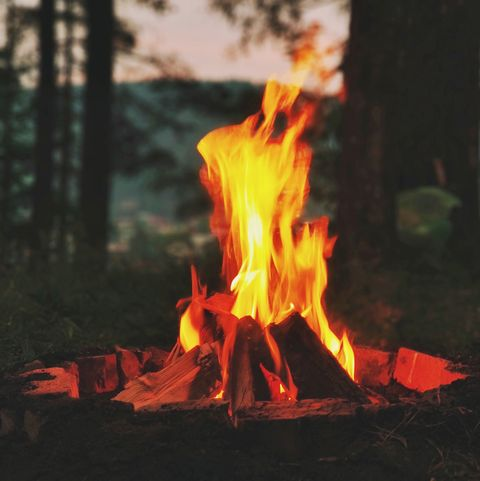
#> input picture CODE/BLOCKS/fire.jpg, 480 x 481 px
$ python denemecv2.py
#> lines starting #> are read from the running program, lines starting #| are printed output that depends on the picture; after the words box and inside, x2 and y2 are one past the last pixel; in counts of white or black regions, pixels touching at a corner belong together
import numpy as np
import cv2
img=cv2.imread("fire.jpg")
#> img is the input picture: shape (481, 480, 3); mean B, G, R 46.7, 64.9, 84.9
img_hsv=cv2.cvtColor(img, cv2.COLOR_BGR2HSV)
#> img_hsv: shape (481, 480, 3); mean H, S, V 27.8, 78.4, 86.1

# lower mask (0-10)
lower_red = np.array([0,50,50])
upper_red = np.array([10,255,255])
mask0 = cv2.inRange(img_hsv, lower_red, upper_red)
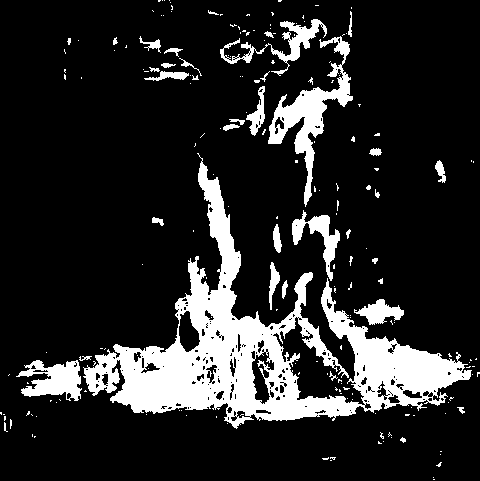
#> mask0: shape (481, 480); 15.9% white; 197 white regions (161 under 20 px), largest, box (x1, y1, x2, y2) and area: (83, 153, 472, 429) 25960, (268, 36, 353, 207) 3302, (16, 360, 82, 401) 1575

# upper mask (170-180)
lower_red = np.array([170,50,50])
upper_red = np.array([180,255,255])
mask1 = cv2.inRange(img_hsv, lower_red, upper_red)
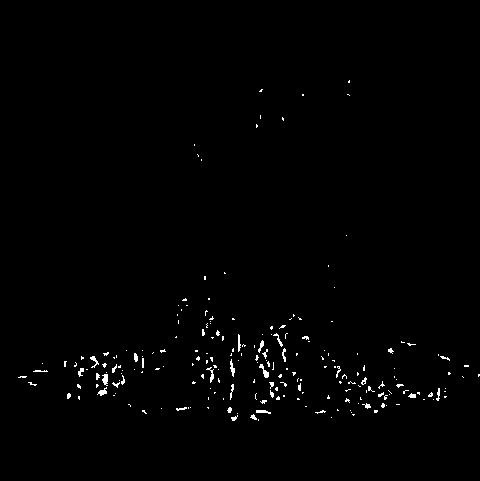
#> mask1: shape (481, 480); 0.9% white in thin lines or dots, all inside (x1, y1, x2, y2) = (18, 80, 480, 421)

# join my masks
mask = mask0+mask1
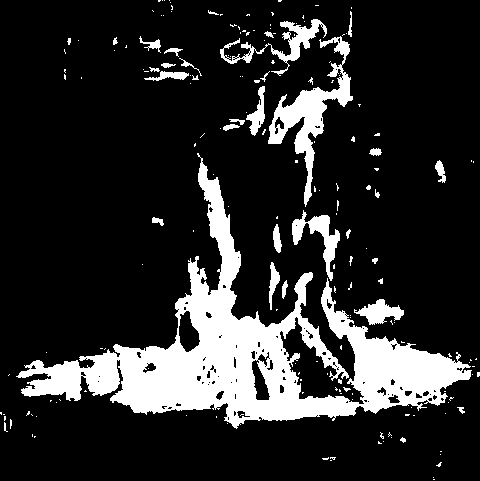
#> mask: shape (481, 480); 16.8% white; 185 white regions (152 under 20 px), largest, box (x1, y1, x2, y2) and area: (16, 153, 472, 429) 29624, (268, 36, 353, 207) 3320, (220, 19, 327, 76) 1276

# set my output img to zero everywhere except my mask
output_img = img.copy()
output_img[np.where(mask==0)] = 0
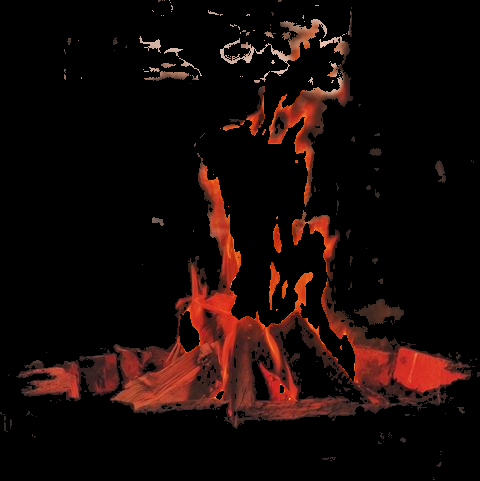
#> output_img: shape (481, 480, 3); mean B, G, R 6.9, 9.2, 22.4

# or your HSV image, which I *believe* is what you want
output_hsv = img_hsv.copy()
output_hsv[np.where(mask==0)] = 0
#> output_hsv: shape (481, 480, 3); mean H, S, V 2.3, 27.8, 22.4
cv2.imshow("asssd",output_img)
cv2.imshow("asd",output_hsv)
while True:
    key = cv2.waitKey(1)
#> (key Esc is pressed here)
    if key == 27:
        break
